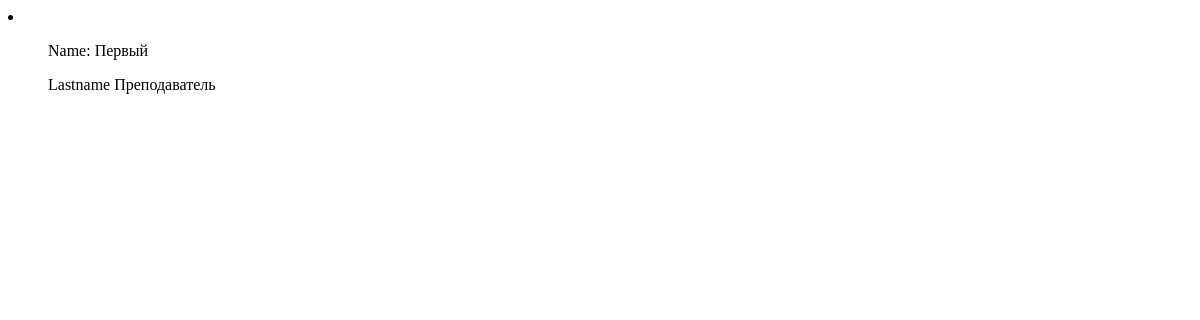
Before: /accounts/teachers/ with the older database file.
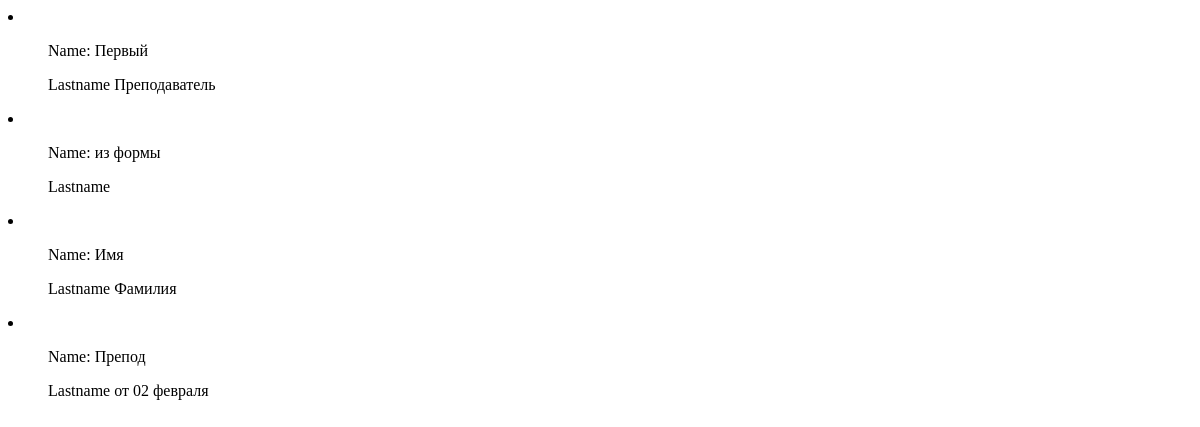
After: the same page with the newer database file.
### accounts/models.py (models this page shows, shortened)
class Teacher(models.Model):
    user = models.OneToOneField(User, on_delete=models.CASCADE)
    is_active = models.BooleanField(blank=True, null=True, default=True)
    course = models.ManyToManyField(Course, related_name='teachers', through='Membership')

### accounts/views.py (the view)
# urls.py: path('teachers/', TeacherList.as_view(), name='teachers_list'),
class TeacherList(ListView):
    model = Teacher
    queryset = Teacher.objects.select_related()

### accounts/templates/accounts/teacher_list.html (shortened to what this page needs)
<!DOCTYPE html>
<html lang="en">
<head>
</head>
<body>
{% for teacher in object_list %}
    <li>
        <ul>Name: {{ teacher.user.first_name }}</ul>
<ul>Lastname {{ teacher.user.last_name }}</ul>
    </li>
{% endfor %}
</body>
</html>

Changed rows visible on the page:
added Teacher: user.first_name "из формы"
added Teacher: user.first_name "Имя", user.last_name "Фамилия"
added Teacher: user.first_name "Препод", user.last_name "от 02 февраля"
